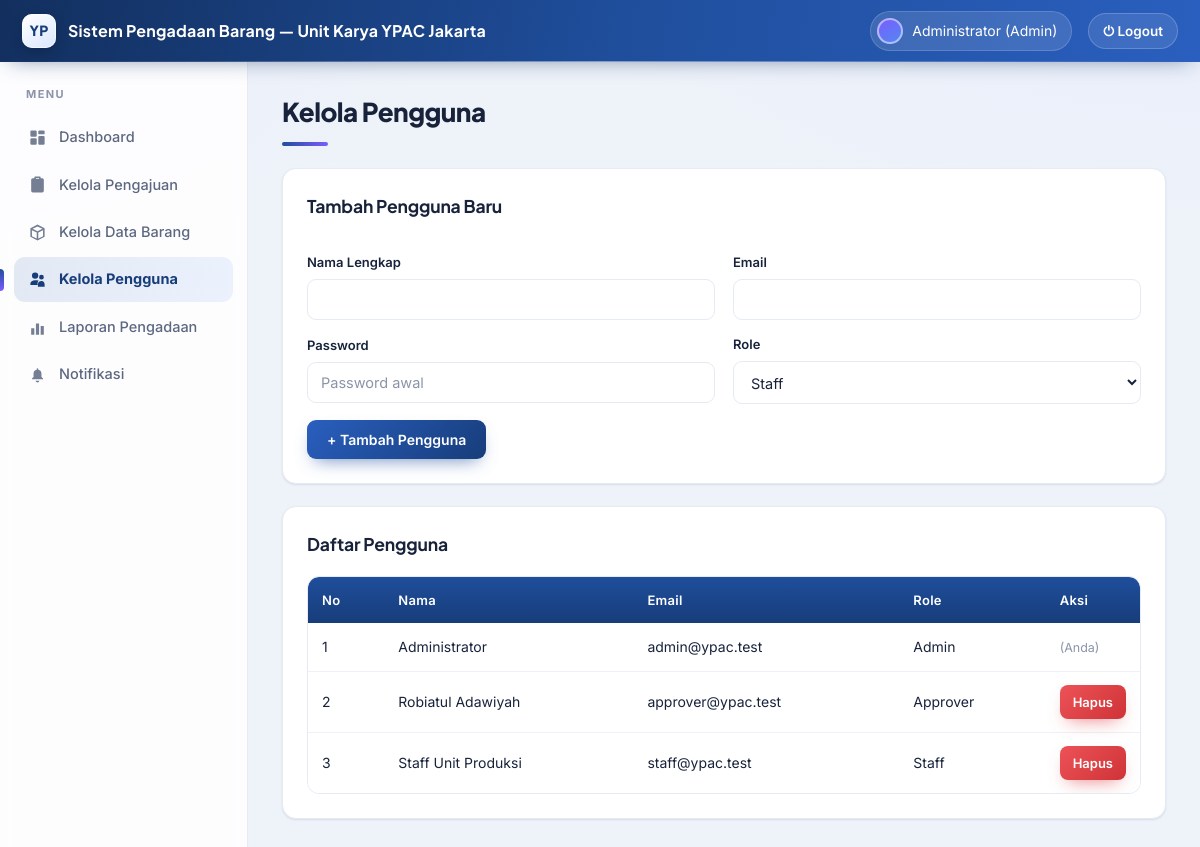
The app's page /kelola_user.php (signed in) with its own data.
### tables this page shows
CREATE TABLE users (
  id          INT(11)      NOT NULL AUTO_INCREMENT,
  nama        VARCHAR(100) NOT NULL,
  email       VARCHAR(100) NOT NULL,
  password    VARCHAR(255) NOT NULL,
  role        ENUM('staff','approver','admin') NOT NULL DEFAULT 'staff',
  created_at  TIMESTAMP    NOT NULL DEFAULT CURRENT_TIMESTAMP,
  PRIMARY KEY (id),
  UNIQUE KEY email (email)
);

### config/fungsi.php (called while the page is built, shortened)
<?php
function bersihkan($teks)
{
    return htmlspecialchars(trim($teks), ENT_QUOTES, 'UTF-8');
}

### kelola_user.php (the view, shortened to what this page needs)
<?php
require_once 'config/fungsi.php';
$data = mysqli_query($conn, "SELECT * FROM users ORDER BY id ASC");
require 'templates/header.php';
?>
<h1 class="page-title">Kelola Pengguna</h1>
<div class="card-box">
  <h3 style="margin-top:0">Tambah Pengguna Baru</h3>
  <form method="POST" action="kelola_user.php">
    <div class="flex-between" style="gap:18px">
      <div style="flex:1">
        <label class="form-label">Nama Lengkap</label>
        <input class="form-input" type="text" name="nama" required>
      </div>
      <div style="flex:1">
        <label class="form-label">Email</label>
        <input class="form-input" type="email" name="email" required>
      </div>
    </div>
    <div class="flex-between" style="gap:18px">
      <div style="flex:1">
        <label class="form-label">Password</label>
        <input class="form-input" type="text" name="password" placeholder="Password awal" required>
      </div>
      <div style="flex:1">
        <label class="form-label">Role</label>
        <select class="form-input" name="role">
          <option value="staff">Staff</option>
        </select>
      </div>
    </div>
    <div style="margin-top:16px">
      <button type="submit" class="btn btn-primary">+ Tambah Pengguna</button>
    </div>
  </form>
</div>
<div class="card-box">
  <h3 style="margin-top:0">Daftar Pengguna</h3>
  <table class="tabel">
    <tr><th>No</th><th>Nama</th><th>Email</th><th>Role</th><th style="width:90px">Aksi</th></tr>
    <?php $no=1; while ($u = mysqli_fetch_assoc($data)): ?>
      <tr>
        <td><?= $no++ ?></td>
        <td><?= bersihkan($u['nama']) ?></td>
        <td><?= bersihkan($u['email']) ?></td>
        <td><?= ucfirst($u['role']) ?></td>
        <td>
          <?php if ($u['id'] != $_SESSION['user_id']): ?>
            <a class="btn btn-danger btn-sm" href="kelola_user.php?hapus=<?= $u['id'] ?>"
               onclick="return confirm('Yakin ingin menghapus pengguna ini?')">Hapus</a>
          <?php else: ?>
            <span class="helper">(Anda)</span>
          <?php endif; ?>
        </td>
      </tr>
    <?php endwhile; ?>
  </table>
</div>
<?php require 'templates/footer.php'; ?>

### assets/style.css (style rules this page uses)
:root { --brand: #1f4e9c; --brand-600: #2a5fbf; --brand-700: #173d7a; --brand-800: #122f5e; --aurora: #7c5cff; --glow: #4f8af0; --biru-utama: #1f4e9c; --biru-gelap: #173d7a; --biru-muda: #eef4ff; --ink: #18233b; --muted: #5d6880; --faint: #8b94a8; --line: #e5eaf3; --line-2: #eef1f7; --surface:#ffffff; --abu-bg: #eef2f9; --green: #10a05f; --green-bg:#e6f7ee; --amber: #d98a08; --amber-bg:#fdf2da; --red: #e04349; --red-bg: #fde8e8; --r-sm: 9px; --r: 14px; --r-lg: 20px; --shadow-sm: 0 1px 2px rgba(20,40,80,.06), 0 1px 3px rgba(20,40,80,.05); --shadow: 0 6px 22px -8px rgba(23,61,122,.22), 0 2px 6px rgba(20,40,80,.05); --shadow-lg: 0 24px 60px -18px rgba(18,47,94,.45); --ease: cubic-bezier(.22,.61,.36,1); }
* { box-sizing: border-box; }
html { -webkit-text-size-adjust: 100%; }
body { margin: 0; font-family: 'Inter', 'Segoe UI', Tahoma, sans-serif; background: radial-gradient(1100px 540px at 100% -10%, #e7eefc 0%, transparent 60%), radial-gradient(900px 500px at -5% 0%, #eaf0fb 0%, transparent 55%), var(--abu-bg); background-attachment: fixed; color: var(--ink); font-size: 15px; line-height: 1.55; -webkit-font-smoothing: antialiased; text-rendering: optimizeLegibility; }
h1,h2,h3,h4 { font-family: 'Plus Jakarta Sans','Inter',sans-serif; letter-spacing: -.01em; }
.page-title { font-size: 26px; font-weight: 800; margin: 0 0 22px; color: var(--ink); letter-spacing: -.02em; }
.page-title::after { content:""; display:block; width: 46px; height: 4px; margin-top: 10px; border-radius: 4px; background: linear-gradient(90deg, var(--brand), var(--aurora)); }
.card-box { background: var(--surface); border: 1px solid var(--line); border-radius: var(--r); padding: 24px; margin-bottom: 22px; box-shadow: var(--shadow-sm); animation: rise .55s var(--ease) both; transition: box-shadow .25s var(--ease), transform .25s var(--ease); }
.card-box h3 { color: var(--ink); }
table.tabel { width: 100%; border-collapse: separate; border-spacing: 0; font-size: 14px; overflow: hidden; border-radius: 12px; border: 1px solid var(--line); }
table.tabel th, table.tabel td { text-align: left; padding: 13px 14px; }
table.tabel th { background: linear-gradient(180deg, var(--brand) 0%, var(--brand-700) 100%); color: #fff; font-weight: 600; font-size: 13px; letter-spacing: .3px; white-space: nowrap; }
table.tabel th:first-child { border-top-left-radius: 11px; }
table.tabel th:last-child { border-top-right-radius: 11px; }
table.tabel td { border-bottom: 1px solid var(--line-2); background:#fff; }
table.tabel tr:last-child td { border-bottom: none; }
table.tabel tbody tr, table.tabel tr { transition: background .18s var(--ease); }
label.form-label { display:block; font-size: 13px; font-weight: 600; margin: 14px 0 7px; color: var(--ink); }
input.form-input, select.form-input, textarea.form-input { width: 100%; padding: 11px 13px; border: 1px solid var(--line); border-radius: var(--r-sm); font-size: 14.5px; font-family: inherit; color: var(--ink); background:#fff; transition: border-color .2s var(--ease), box-shadow .2s var(--ease); }
input.form-input::placeholder, textarea.form-input::placeholder { color: var(--faint); }
.btn { display: inline-flex; align-items: center; justify-content: center; gap: 7px; padding: 11px 20px; border: none; border-radius: var(--r-sm); font-size: 14px; font-weight: 600; font-family: inherit; cursor: pointer; text-decoration: none; text-align:center; transition: transform .16s var(--ease), box-shadow .22s var(--ease), filter .2s var(--ease); }
.btn-primary { background: linear-gradient(135deg, var(--brand-600), var(--brand-700)); color: #fff; box-shadow: 0 8px 18px -8px rgba(31,78,156,.7); }
.btn-danger { background: linear-gradient(135deg, #ec5257, #cf3338); color:#fff; box-shadow: 0 8px 18px -8px rgba(224,67,75,.7); }
.btn-sm { padding: 7px 13px; font-size: 13px; border-radius: 8px; }
.helper { font-size: 12.5px; color: var(--faint); }
.flex-between { display:flex; justify-content:space-between; align-items:center; gap:12px; flex-wrap:wrap; }

### records on screen
users: nama "Administrator", email "admin@ypac.test", role "Admin", shows "(Anda)"
users: nama "Robiatul Adawiyah", email "approver@ypac.test", role "Approver"
users: nama "Staff Unit Produksi", email "staff@ypac.test", role "Staff"

### other values on screen
bersihkan($nama) "Administrator"
$role "Admin"
